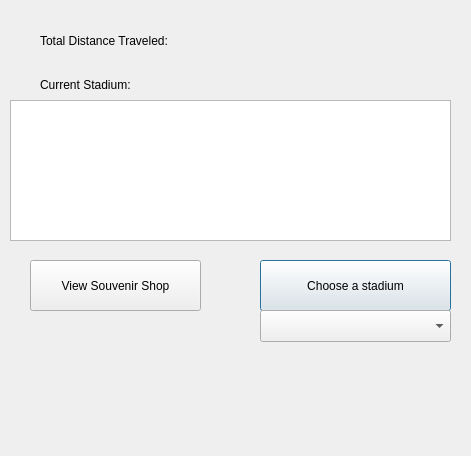
<?xml version="1.0" encoding="UTF-8"?>
<ui version="4.0">
 <class>dodgerstadiumtrip</class>
 <widget class="QDialog" name="dodgerstadiumtrip">
  <property name="geometry">
   <rect>
    <x>0</x>
    <y>0</y>
    <width>471</width>
    <height>456</height>
   </rect>
  </property>
  <property name="windowTitle">
   <string>Dialog</string>
  </property>
  <widget class="QLabel" name="label">
   <property name="geometry">
    <rect>
     <x>40</x>
     <y>30</y>
     <width>371</width>
     <height>21</height>
    </rect>
   </property>
   <property name="text">
    <string>Total Distance Traveled: </string>
   </property>
  </widget>
  <widget class="QPushButton" name="pushButton_2">
   <property name="geometry">
    <rect>
     <x>260</x>
     <y>260</y>
     <width>191</width>
     <height>51</height>
    </rect>
   </property>
   <property name="text">
    <string>Choose a stadium</string>
   </property>
  </widget>
  <widget class="QLabel" name="label_2">
   <property name="geometry">
    <rect>
     <x>40</x>
     <y>69</y>
     <width>261</width>
     <height>31</height>
    </rect>
   </property>
   <property name="text">
    <string>Current Stadium: </string>
   </property>
  </widget>
  <widget class="QTableView" name="tableView">
   <property name="geometry">
    <rect>
     <x>10</x>
     <y>100</y>
     <width>441</width>
     <height>141</height>
    </rect>
   </property>
  </widget>
  <widget class="QPushButton" name="pushButton_3">
   <property name="geometry">
    <rect>
     <x>30</x>
     <y>260</y>
     <width>171</width>
     <height>51</height>
    </rect>
   </property>
   <property name="text">
    <string>View Souvenir Shop</string>
   </property>
  </widget>
  <widget class="QComboBox" name="stadiumComboBox">
   <property name="geometry">
    <rect>
     <x>260</x>
     <y>310</y>
     <width>191</width>
     <height>32</height>
    </rect>
   </property>
  </widget>
 </widget>
 <resources/>
 <connections/>
</ui>
